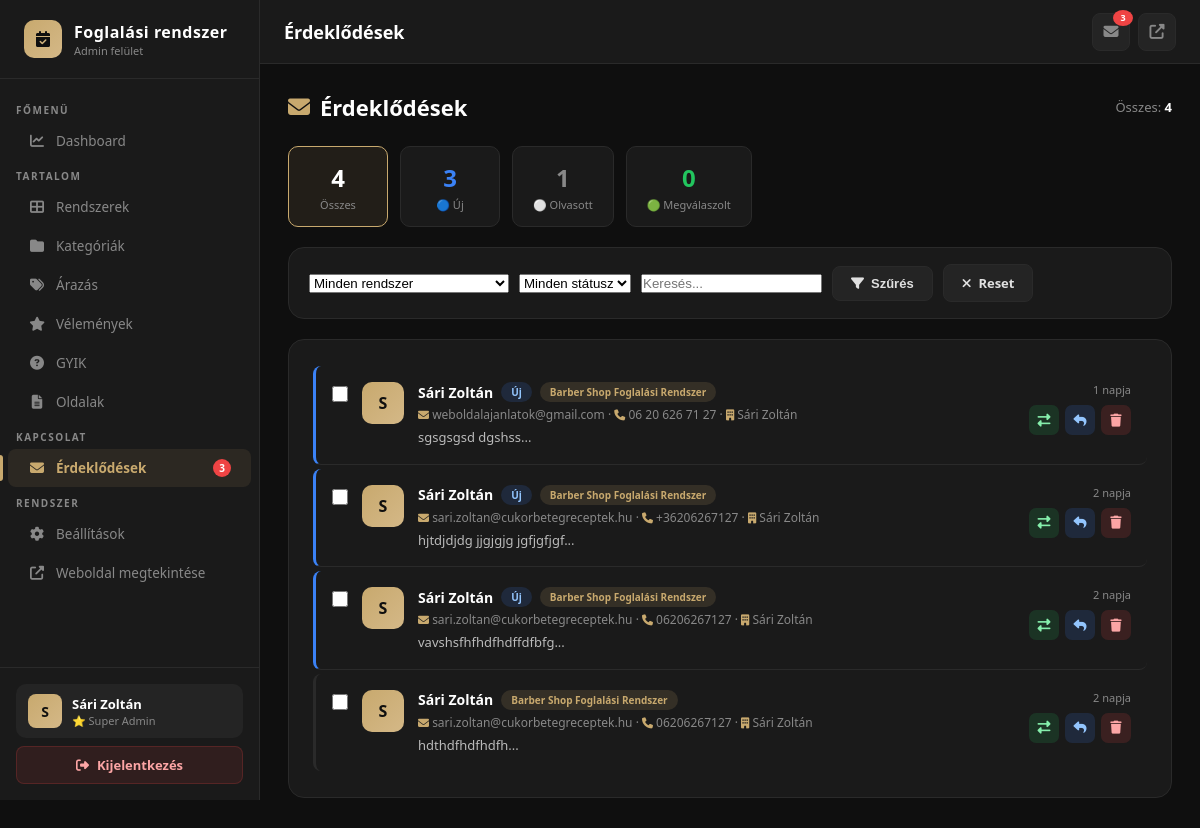
The app's page /admin/inquiries.php (signed in) with its own data.
### tables this page shows
CREATE TABLE `inquiries` (
  `id` int(11) NOT NULL,
  `system_id` int(11) DEFAULT NULL,
  `name` varchar(150) NOT NULL,
  `email` varchar(150) NOT NULL,
  `phone` varchar(50) DEFAULT NULL,
  `company` varchar(150) DEFAULT NULL,
  `message` text NOT NULL,
  `status` enum('new','read','replied') DEFAULT 'new',
  `created_at` datetime DEFAULT current_timestamp()
);

CREATE TABLE `systems` (
  `id` int(11) NOT NULL,
  `category_id` int(11) DEFAULT NULL,
  `name` varchar(150) NOT NULL,
  `slug` varchar(150) NOT NULL,
  `tagline` varchar(255) DEFAULT NULL,
  `description` text DEFAULT NULL,
  `features` text DEFAULT NULL COMMENT 'JSON tömb',
  `demo_url` varchar(255) DEFAULT NULL,
  `preview_images` text DEFAULT NULL COMMENT 'JSON tömb',
  `thumbnail` varchar(255) DEFAULT NULL,
  `price_one_time` decimal(10,2) DEFAULT NULL,
  `price_monthly` decimal(10,2) DEFAULT NULL,
  `price_yearly` decimal(10,2) DEFAULT NULL,
  `badge` varchar(50) DEFAULT NULL COMMENT 'pl. Népszerű, Új, Akció',
  `badge_color` varchar(20) DEFAULT '#c8a96e',
  `sort_order` int(11) DEFAULT 0,
  `active` tinyint(1) DEFAULT 1,
  `created_at` datetime DEFAULT current_timestamp()
);

### includes/functions.php (called while the page is built, shortened)
<?php
function get_setting(string $key, string $default = ''): string {
    global $pdo;
    static $cache = [];
    $stmt = $pdo->prepare("SELECT value FROM settings WHERE `key`=?");
    $stmt->execute([$key]);
    $val = $stmt->fetchColumn();
    $cache[$key] = ($val !== false) ? $val : $default;
    return $cache[$key];
}
function e(?string $str): string {
    return htmlspecialchars((string)($str ?? ''), ENT_QUOTES, 'UTF-8');
}
function csrf_token(): string {
    return $_SESSION['csrf_token'];
}
function time_ago(string $datetime): string {
    $diff = time() - strtotime($datetime);
    if ($diff < 604800) return floor($diff/86400) . ' napja';
    return date('Y. m. d.', strtotime($datetime));
}

### includes/auth.php (called while the page is built, shortened)
<?php
function current_admin(): ?array {
    global $pdo;
    $stmt = $pdo->prepare("SELECT * FROM admins WHERE id=?");
    $stmt->execute([$_SESSION['admin_id']]);
    $admin = $stmt->fetch() ?: null;
    return $admin;
}

### admin/inquiries.php (the view, shortened to what this page needs)
<?php
require_once '../includes/db.php';
require_once '../includes/auth.php';
require_once '../includes/functions.php';
$filter_status = $_GET['fstatus'] ?? '';
$filter_search = trim($_GET['search'] ?? '');
$where  = ['1=1'];
$params = [];
$inquiries = $pdo->prepare("
    SELECT i.*, s.name as system_name
    FROM inquiries i
    LEFT JOIN systems s ON i.system_id = s.id
    WHERE " . implode(' AND ', $where) . "
    ORDER BY i.created_at DESC
");
$inquiries->execute($params);
$inquiries = $inquiries->fetchAll();
$summary = $pdo->query("SELECT status, COUNT(*) as cnt FROM inquiries GROUP BY status")
               ->fetchAll(PDO::FETCH_KEY_PAIR);
$page_title = 'Érdeklődések';
require_once 'partials/header.php';
?>
<div class="page-header">
    <h2><i class="fas fa-envelope"></i> Érdeklődések</h2>
    <span style="color:var(--text-muted);font-size:13px;">
        Összes: <strong style="color:var(--white);"><?= array_sum($summary) ?></strong>
    </span>
</div>
<div class="inq-summary">
    <a href="?fstatus=" class="inq-sum-item <?= $filter_status === '' ? 'active' : '' ?>">
        <span class="inq-sum-val"><?= array_sum($summary) ?></span>
        <span class="inq-sum-label">Összes</span>
    </a>
    <a href="?fstatus=new" class="inq-sum-item <?= $filter_status === 'new' ? 'active' : '' ?>">
        <span class="inq-sum-val" style="color:var(--blue);"><?= $summary['new'] ?? 0 ?></span>
        <span class="inq-sum-label">🔵 Új</span>
    </a>
    <a href="?fstatus=read" class="inq-sum-item <?= $filter_status === 'read' ? 'active' : '' ?>">
        <span class="inq-sum-val" style="color:var(--text-muted);"><?= $summary['read'] ?? 0 ?></span>
        <span class="inq-sum-label">⚪ Olvasott</span>
    </a>
    <a href="?fstatus=replied" class="inq-sum-item <?= $filter_status === 'replied' ? 'active' : '' ?>">
        <span class="inq-sum-val" style="color:var(--green);"><?= $summary['replied'] ?? 0 ?></span>
        <span class="inq-sum-label">🟢 Megválaszolt</span>
    </a>
</div>
<div class="card" style="padding:16px 20px;margin-bottom:20px;">
    <form method="GET" action="inquiries.php"
          style="display:flex;gap:10px;flex-wrap:wrap;align-items:center;">
        <select name="sys" style="max-width:200px;">
            <option value="">Minden rendszer</option>
        </select>
        <select name="fstatus" style="max-width:160px;">
            <option value="">Minden státusz</option>
        </select>
        <input type="text" name="search" value="<?= e($filter_search) ?>"
               placeholder="Keresés..." style="max-width:220px;">
        <button type="submit" class="btn btn-secondary">
            <i class="fas fa-filter"></i> Szűrés
        </button>
        <a href="inquiries.php" class="btn btn-secondary">
            <i class="fas fa-times"></i> Reset
        </a>
    </form>
</div>
<form method="POST" action="inquiries.php" id="bulkForm">
    <div class="card">
        <?php if ($inquiries): ?>
        <div class="inq-list">
            <?php foreach ($inquiries as $inq): ?>
            <div class="inq-item status-<?= $inq['status'] ?>" id="inq-<?= $inq['id'] ?>">
                <div class="inq-check">
                    <input type="checkbox" name="selected[]"
                           value="<?= $inq['id'] ?>" class="inq-checkbox"
                           onchange="updateBulkBar()">
                </div>
                <div class="inq-avatar">
                    <?= strtoupper(substr($inq['name'], 0, 1)) ?>
                </div>
                <div class="inq-body" onclick="openInqDetail(<?= htmlspecialchars(json_encode($inq), ENT_QUOTES) ?>)"
                     style="cursor:pointer;">
                    <div class="inq-top">
                        <span class="inq-name"><?= e($inq['name']) ?></span>
                        <?php if ($inq['status'] === 'new'): ?>
                        <span class="badge badge-new" style="font-size:10px;">Új</span>
                        <?php elseif ($inq['status'] === 'replied'): ?>
                        <span class="badge badge-replied" style="font-size:10px;">Megválaszolt</span>
                        <?php endif; ?>
                        <?php if ($inq['system_name']): ?>
                        <span class="badge badge-gold" style="font-size:10px;">
                            <?= e($inq['system_name']) ?>
                        </span>
                        <?php endif; ?>
                    </div>
                    <div class="inq-email">
                        <i class="fas fa-envelope"></i> <?= e($inq['email']) ?>
                        <?php if ($inq['phone']): ?>
                        · <i class="fas fa-phone"></i> <?= e($inq['phone']) ?>
                        <?php endif; ?>
                        <?php if ($inq['company']): ?>
                        · <i class="fas fa-building"></i> <?= e($inq['company']) ?>
                        <?php endif; ?>
                    </div>
                    <div class="inq-preview">
                        <?= e(mb_substr($inq['message'], 0, 100)) ?>...
                    </div>
                </div>
                <div class="inq-side">
                    <div class="inq-time"><?= time_ago($inq['created_at']) ?></div>
                    <div class="inq-actions">
                        <div class="status-dropdown">
                            <button type="button" class="action-btn view" title="Státusz">
                                <i class="fas fa-exchange-alt"></i>
                            </button>
                        </div>
                        <a href="mailto:<?= e($inq['email']) ?>" class="action-btn edit" title="Email küldés">
                            <i class="fas fa-reply"></i>
                        </a>
                        <a href="?delete=<?= $inq['id'] ?>&csrf_token=<?= csrf_token() ?>"
                           class="action-btn delete" title="Törlés"
                           data-confirm="Biztosan törölni szeretnéd ezt az érdeklődést?">
                            <i class="fas fa-trash"></i>
                        </a>
                    </div>
                </div>
            </div>
            <?php endforeach; ?>
        </div>
        <?php endif; ?>
    </div>
</form>
<?php require_once 'partials/footer.php'; ?>

### admin/partials/header.php (shortened to what this page needs)
<?php
require_once dirname(__DIR__, 2) . '/includes/db.php';
require_once dirname(__DIR__, 2) . '/includes/functions.php';
require_once dirname(__DIR__, 2) . '/includes/auth.php';
$admin       = current_admin();
$current     = basename($_SERVER['PHP_SELF']);
$site_name   = get_setting('site_name', 'Foglalas.hu');
$new_inquiries = $pdo->query("SELECT COUNT(*) FROM inquiries WHERE status='new'")->fetchColumn();
?>
<!DOCTYPE html>
<html lang="hu">
<head>
    <link rel="stylesheet" href="https://cdnjs.cloudflare.com/ajax/libs/font-awesome/6.5.0/css/all.min.css">
</head>
<body>
<aside class="sidebar" id="sidebar">
    <div class="sidebar-logo">
        <div class="logo-icon"><i class="fas fa-calendar-check"></i></div>
        <div>
            <div class="logo-text"><?= e($site_name) ?></div>
            <div class="logo-sub">Admin felület</div>
        </div>
    </div>
    <nav class="sidebar-nav">
        <div class="nav-section">Főmenü</div>
        <a href="<?= ADMIN_URL ?>/index.php"
           class="nav-item <?= $current === 'index.php' ? 'active' : '' ?>">
            <i class="fas fa-chart-line"></i> Dashboard
        </a>
        <div class="nav-section">Tartalom</div>
        <a href="<?= ADMIN_URL ?>/systems.php"
           class="nav-item <?= $current === 'systems.php' ? 'active' : '' ?>">
            <i class="fas fa-th-large"></i> Rendszerek
        </a>
        <a href="<?= ADMIN_URL ?>/categories.php"
           class="nav-item <?= $current === 'categories.php' ? 'active' : '' ?>">
            <i class="fas fa-folder"></i> Kategóriák
        </a>
        <a href="<?= ADMIN_URL ?>/pricing.php"
           class="nav-item <?= $current === 'pricing.php' ? 'active' : '' ?>">
            <i class="fas fa-tags"></i> Árazás
        </a>
        <a href="<?= ADMIN_URL ?>/testimonials.php"
           class="nav-item <?= $current === 'testimonials.php' ? 'active' : '' ?>">
            <i class="fas fa-star"></i> Vélemények
        </a>
        <a href="<?= ADMIN_URL ?>/faqs.php"
           class="nav-item <?= $current === 'faqs.php' ? 'active' : '' ?>">
            <i class="fas fa-question-circle"></i> GYIK
        </a>
		<a href="<?= ADMIN_URL ?>/pages.php"
   class="nav-item <?= $current === 'pages.php' ? 'active' : '' ?>">
    <i class="fas fa-file-alt"></i> Oldalak
</a>
        <div class="nav-section">Kapcsolat</div>
        <a href="<?= ADMIN_URL ?>/inquiries.php"
           class="nav-item <?= $current === 'inquiries.php' ? 'active' : '' ?>">
            <i class="fas fa-envelope"></i> Érdeklődések
            <?php if ($new_inquiries > 0): ?>
            <span class="nav-badge"><?= $new_inquiries ?></span>
            <?php endif; ?>
        </a>
        <div class="nav-section">Rendszer</div>
        <a href="<?= ADMIN_URL ?>/settings.php"
           class="nav-item <?= $current === 'settings.php' ? 'active' : '' ?>">
            <i class="fas fa-cog"></i> Beállítások
        </a>
        <a href="<?= BASE_URL ?>" target="_blank" class="nav-item">
            <i class="fas fa-external-link-alt"></i> Weboldal megtekintése
        </a>
    </nav>
    <div class="sidebar-footer">
        <div class="admin-info">
            <div class="admin-avatar">
                <?= strtoupper(substr($admin['name'] ?? 'A', 0, 1)) ?>
            </div>
            <div>
                <div class="admin-name"><?= e($admin['name'] ?? '') ?></div>
                <div class="admin-role">
                    <?= ($admin['role'] ?? '') === 'superadmin' ? '⭐ Super Admin' : 'Admin' ?>
                </div>
            </div>
        </div>
        <a href="<?= ADMIN_URL ?>/logout.php" class="btn-logout">
            <i class="fas fa-sign-out-alt"></i> Kijelentkezés
        </a>
    </div>
</aside>
<div class="topbar">
    <div class="topbar-title"><?= e($page_title ?? 'Admin') ?></div>
    <div class="topbar-actions">
        <a href="<?= ADMIN_URL ?>/inquiries.php" class="topbar-btn" title="Érdeklődések">
            <i class="fas fa-envelope"></i>
            <?php if ($new_inquiries > 0): ?>
            <span class="badge"><?= $new_inquiries ?></span>
            <?php endif; ?>
        </a>
        <a href="<?= BASE_URL ?>" target="_blank" class="topbar-btn" title="Weboldal">
            <i class="fas fa-external-link-alt"></i>
        </a>
    </div>
</div>
<div class="main-wrap">

### admin/inquiries.php (style rules this page uses)
.inq-summary { display: flex; gap: 12px; margin-bottom: 20px; flex-wrap: wrap; }
.inq-sum-item { background: var(--dark-2); border: 1px solid var(--border); border-radius: var(--radius); padding: 14px 20px; text-align: center; text-decoration: none; transition: all .2s; min-width: 100px; }
.inq-sum-item:hover, .inq-sum-item.active { border-color: var(--gold); background: var(--gold-light); }
.inq-sum-val { display: block; font-size: 24px; font-weight: 800; color: var(--white); }
.inq-sum-label { display: block; font-size: 11px; color: var(--text-muted); margin-top: 3px; }
.inq-list { display: flex; flex-direction: column; }
.inq-item { display: flex; align-items: flex-start; gap: 14px; padding: 16px; border-bottom: 1px solid var(--border); transition: background .2s; border-radius: 8px; margin: 2px 0; }
.inq-item:last-child { border-bottom: none; }
.inq-item.status-new { border-left: 3px solid var(--blue); }
.inq-item.status-read { border-left: 3px solid var(--border); }
.inq-check { padding-top: 3px; }
.inq-check input { width: 16px; height: 16px; cursor: pointer; accent-color: var(--gold); }
.inq-avatar { width: 42px; height: 42px; background: linear-gradient(135deg, var(--gold), var(--gold-2)); border-radius: 10px; display: flex; align-items: center; justify-content: center; color: var(--dark); font-size: 16px; font-weight: 700; flex-shrink: 0; }
.inq-body { flex: 1; min-width: 0; }
.inq-top { display: flex; align-items: center; gap: 8px; flex-wrap: wrap; margin-bottom: 4px; }
.inq-name { font-size: 14px; font-weight: 700; color: var(--white); }
.inq-email { font-size: 12px; color: var(--text-muted); margin-bottom: 5px; }
.inq-email i { color: var(--gold); font-size: 11px; }
.inq-preview { font-size: 13px; color: var(--text-light); line-height: 1.5; }
.inq-side { display: flex; flex-direction: column; align-items: flex-end; gap: 8px; flex-shrink: 0; }
.inq-time { font-size: 11px; color: var(--text-muted); white-space: nowrap; }
.inq-actions { display: flex; gap: 6px; }
.status-dropdown { position: relative; display: inline-block; }

### records on screen
inquiries: name "S", name "Sári Zoltán", status "Új", system.name "Barber Shop Foglalási Rendszer", email "weboldalajanlatok@gmail.com", phone "06 20 626 71 27", company "Sári Zoltán", message "sgsgsgsd dgshss", created_at "1 napja"
inquiries: name "S", name "Sári Zoltán", status "Új", system.name "Barber Shop Foglalási Rendszer", email "sari.zoltan@cukorbetegreceptek.hu", phone "+36206267127", company "Sári Zoltán", message "hjtdjdjdg jjgjgjg jgfjgfjgf", created_at "2 napja"
inquiries: name "S", name "Sári Zoltán", status "Új", system.name "Barber Shop Foglalási Rendszer", email "sari.zoltan@cukorbetegreceptek.hu", phone "06206267127", company "Sári Zoltán", message "vavshsfhfhdfhdffdfbfg", created_at "2 napja"
inquiries: name "S", name "Sári Zoltán", system.name "Barber Shop Foglalási Rendszer", email "sari.zoltan@cukorbetegreceptek.hu", phone "06206267127", company "Sári Zoltán", message "hdthdfhdfhdfh", created_at "2 napja"

### other values on screen
$site_name "Foglalási rendszer"
$new_inquiries "3"
substr($admin['name'] ?? 'A', 0, 1) "S"
$admin['name'] "Sári Zoltán"
$page_title "Érdeklődések"
array_sum($summary) "4"
$summary['new'] "3"
$summary['read'] "1"
$summary['replied'] "0"
